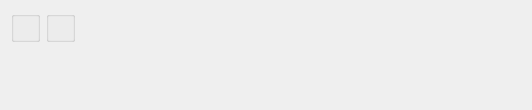
<?xml version="1.0" encoding="UTF-8"?>
<ui version="4.0">
 <comment>This file is part of the xTuple ERP: PostBooks Edition, a free and
open source Enterprise Resource Planning software suite,
Copyright (c) 1999-2010 by OpenMFG LLC, d/b/a xTuple.
It is licensed to you under the Common Public Attribution License
version 1.0, the full text of which (including xTuple-specific Exhibits)
is available at www.xtuple.com/CPAL.  By using this software, you agree
to be bound by its terms.</comment>
 <class>dspWoMaterialsByItem</class>
 <widget class="QWidget" name="dspWoMaterialsByItem">
  <property name="geometry">
   <rect>
    <x>0</x>
    <y>0</y>
    <width>532</width>
    <height>110</height>
   </rect>
  </property>
  <property name="windowTitle">
   <string>W/O Material Requirements by Component Item</string>
  </property>
  <layout class="QHBoxLayout" name="horizontalLayout">
   <item>
    <layout class="QVBoxLayout" name="verticalLayout_2">
     <property name="spacing">
      <number>0</number>
     </property>
     <item>
      <widget class="QGroupBox" name="groupBox">
       <property name="title">
        <string/>
       </property>
       <layout class="QVBoxLayout" name="verticalLayout">
        <item>
         <widget class="ItemCluster" name="_item"/>
        </item>
       </layout>
      </widget>
     </item>
     <item>
      <spacer name="verticalSpacer">
       <property name="orientation">
        <enum>Qt::Vertical</enum>
       </property>
       <property name="sizeHint" stdset="0">
        <size>
         <width>20</width>
         <height>0</height>
        </size>
       </property>
      </spacer>
     </item>
    </layout>
   </item>
   <item>
    <layout class="QVBoxLayout" name="verticalLayout_3">
     <property name="spacing">
      <number>0</number>
     </property>
     <item>
      <widget class="WarehouseGroup" name="_warehouse">
       <property name="title">
        <string/>
       </property>
       <property name="fixedSize">
        <bool>false</bool>
       </property>
      </widget>
     </item>
     <item>
      <spacer name="verticalSpacer_2">
       <property name="orientation">
        <enum>Qt::Vertical</enum>
       </property>
       <property name="sizeHint" stdset="0">
        <size>
         <width>20</width>
         <height>0</height>
        </size>
       </property>
      </spacer>
     </item>
    </layout>
   </item>
   <item>
    <spacer>
     <property name="orientation">
      <enum>Qt::Horizontal</enum>
     </property>
     <property name="sizeType">
      <enum>QSizePolicy::Expanding</enum>
     </property>
     <property name="sizeHint" stdset="0">
      <size>
       <width>12</width>
       <height>20</height>
      </size>
     </property>
    </spacer>
   </item>
  </layout>
 </widget>
 <layoutdefault spacing="6" margin="11"/>
 <pixmapfunction>qPixmapFromMimeSource</pixmapfunction>
 <customwidgets>
  <customwidget>
   <class>ItemCluster</class>
   <extends>QWidget</extends>
   <header>itemcluster.h</header>
   <container>1</container>
  </customwidget>
  <customwidget>
   <class>WarehouseGroup</class>
   <extends>QGroupBox</extends>
   <header>warehousegroup.h</header>
  </customwidget>
 </customwidgets>
 <tabstops>
  <tabstop>_item</tabstop>
  <tabstop>_warehouse</tabstop>
 </tabstops>
 <resources/>
 <connections/>
</ui>
